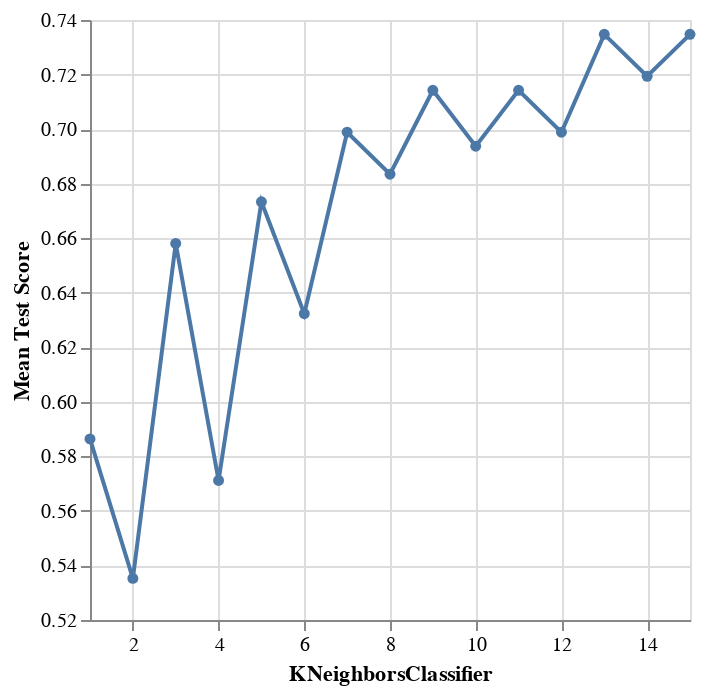

Notebook source saved alongside this figure:
### Code cell
# first focus on players_preprocessor_1, find optimal KNeighbors value through cross-validation to tune KNeighbors
# create parameter grid with range of 1-15 (inclusive) for simplicity and processing speed

param_grid={'kneighborsclassifier__n_neighbors':range(1, 16)}

#specify X and y variables for predictors vs. target for the variables within the preprocessor

X_1=players[['experience', 'played_hours']]
y=players['subscribe']

# create pipe

players_pipe_1=make_pipeline(players_preprocessor_1, knn_spec)
             
# perform standard 5-fold cross validation

knn_tune_grid_1=GridSearchCV(
        estimator=players_pipe_1,
        param_grid=param_grid,
        cv=5
    )

# fit tuned grid to X and y

knn_model_grid_1=knn_tune_grid_1.fit(X_1, y)

# find the results and store in a new dataframe 

accuracies_grid_1=pd.DataFrame(knn_model_grid_1.cv_results_)


# create a line graph (with points) to visualize results and help determine optimal KNeighbors value

accuracy_k_grid_1=alt.Chart(accuracies_grid_1).mark_line(point=True).encode(
    x=alt.X("param_kneighborsclassifier__n_neighbors").title("KNeighborsClassifier").scale(zero=False),
    y=alt.Y("mean_test_score").title("Mean Test Score").scale(zero=False)
)
accuracy_k_grid_1

### Figure 1 — Vega-Lite specification as saved in the notebook (floating-point values rounded to 4 significant figures)
{"config": {"view": {"continuousWidth": 300, "continuousHeight": 300}}, "data": {"name": "data-152c53548475a5d25a2ef253e7c51e5c"}, "mark": {"type": "line", "point": true}, "encoding": {"x": {"field": "param_kneighborsclassifier__n_neighbors", "scale": {"zero": false}, "title": "KNeighborsClassifier", "type": "quantitative"}, "y": {"field": "mean_test_score", "scale": {"zero": false}, "title": "Mean Test Score", "type": "quantitative"}}, "$schema": "https://vega.github.io/schema/vega-lite/v5.20.1.json", "datasets": {"data-152c53548475a5d25a2ef253e7c51e5c": [{"mean_fit_time": 0.003654, "std_fit_time": 0.000321, "mean_score_time": 0.004058, "std_score_time": 0.0001769, "param_kneighborsclassifier__n_neighbors": 1, "params": {"kneighborsclassifier__n_neighbors": 1}, "split0_test_score": 0.65, "split1_test_score": 0.5641, "split2_test_score": 0.5897, "split3_test_score": 0.6923, "split4_test_score": 0.4359, "mean_test_score": 0.5864, "std_test_score": 0.08766, "rank_test_score": 13}, {"mean_fit_time": 0.003402, "std_fit_time": 4.49e-05, "mean_score_time": 0.003991, "std_score_time": 2.631e-05, "param_kneighborsclassifier__n_neighbors": 2, "params": {"kneighborsclassifier__n_neighbors": 2}, "split0_test_score": 0.625, "split1_test_score": 0.4615, "split2_test_score": 0.4615, "split3_test_score": 0.7179, "split4_test_score": 0.4103, "mean_test_score": 0.5353, "std_test_score": 0.1166, "rank_test_score": 15}, {"mean_fit_time": 0.00333, "std_fit_time": 6.163e-06, "mean_score_time": 0.003968, "std_score_time": 3.071e-05, "param_kneighborsclassifier__n_neighbors": 3, "params": {"kneighborsclassifier__n_neighbors": 3}, "split0_test_score": 0.675, "split1_test_score": 0.5897, "split2_test_score": 0.6923, "split3_test_score": 0.7436, "split4_test_score": 0.5897, "mean_test_score": 0.6581, "std_test_score": 0.06018, "rank_test_score": 11}, {"mean_fit_time": 0.003364, "std_fit_time": 7.489e-05, "mean_score_time": 0.003944, "std_score_time": 1.754e-05, "param_kneighborsclassifier__n_neighbors": 4, "params": {"kneighborsclassifier__n_neighbors": 4}, "split0_test_score": 0.625, "split1_test_score": 0.4359, "split2_test_score": 0.5897, "split3_test_score": 0.7179, "split4_test_score": 0.4872, "mean_test_score": 0.5712, "std_test_score": 0.1001, "rank_test_score": 14}, {"mean_fit_time": 0.003312, "std_fit_time": 1.058e-05, "mean_score_time": 0.003938, "std_score_time": 2.047e-05, "param_kneighborsclassifier__n_neighbors": 5, "params": {"kneighborsclassifier__n_neighbors": 5}, "split0_test_score": 0.7, "split1_test_score": 0.6667, "split2_test_score": 0.6667, "split3_test_score": 0.7436, "split4_test_score": 0.5897, "mean_test_score": 0.6733, "std_test_score": 0.05044, "rank_test_score": 10}, {"mean_fit_time": 0.00333, "std_fit_time": 5.767e-05, "mean_score_time": 0.003936, "std_score_time": 2.09e-05, "param_kneighborsclassifier__n_neighbors": 6, "params": {"kneighborsclassifier__n_neighbors": 6}, "split0_test_score": 0.7, "split1_test_score": 0.5897, "split2_test_score": 0.5385, "split3_test_score": 0.7436, "split4_test_score": 0.5897, "mean_test_score": 0.6323, "std_test_score": 0.07668, "rank_test_score": 12}, {"mean_fit_time": 0.003325, "std_fit_time": 5.547e-05, "mean_score_time": 0.003936, "std_score_time": 2.686e-05, "param_kneighborsclassifier__n_neighbors": 7, "params": {"kneighborsclassifier__n_neighbors": 7}, "split0_test_score": 0.725, "split1_test_score": 0.7179, "split2_test_score": 0.7179, "split3_test_score": 0.7436, "split4_test_score": 0.5897, "mean_test_score": 0.6988, "std_test_score": 0.05535, "rank_test_score": 6}, {"mean_fit_time": 0.0033, "std_fit_time": 9.444e-06, "mean_score_time": 0.003928, "std_score_time": 1.573e-05, "param_kneighborsclassifier__n_neighbors": 8, "params": {"kneighborsclassifier__n_neighbors": 8}, "split0_test_score": 0.725, "split1_test_score": 0.6923, "split2_test_score": 0.641, "split3_test_score": 0.7436, "split4_test_score": 0.6154, "mean_test_score": 0.6835, "std_test_score": 0.04869, "rank_test_score": 9}, {"mean_fit_time": 0.003339, "std_fit_time": 6.899e-05, "mean_score_time": 0.003924, "std_score_time": 2.425e-05, "param_kneighborsclassifier__n_neighbors": 9, "params": {"kneighborsclassifier__n_neighbors": 9}, "split0_test_score": 0.725, "split1_test_score": 0.7436, "split2_test_score": 0.6667, "split3_test_score": 0.7436, "split4_test_score": 0.6923, "mean_test_score": 0.7142, "std_test_score": 0.03027, "rank_test_score": 4}, {"mean_fit_time": 0.003322, "std_fit_time": 6.539e-05, "mean_score_time": 0.003929, "std_score_time": 4.92e-05, "param_kneighborsclassifier__n_neighbors": 10, "params": {"kneighborsclassifier__n_neighbors": 10}, "split0_test_score": 0.725, "split1_test_score": 0.7436, "split2_test_score": 0.6154, "split3_test_score": 0.7436, "split4_test_score": 0.641, "mean_test_score": 0.6937, "std_test_score": 0.05453, "rank_test_score": 8}, {"mean_fit_time": 0.003286, "std_fit_time": 5.719e-06, "mean_score_time": 0.003922, "std_score_time": 1.311e-05, "param_kneighborsclassifier__n_neighbors": 11, "params": {"kneighborsclassifier__n_neighbors": 11}, "split0_test_score": 0.725, "split1_test_score": 0.7436, "split2_test_score": 0.6667, "split3_test_score": 0.7436, "split4_test_score": 0.6923, "mean_test_score": 0.7142, "std_test_score": 0.03027, "rank_test_score": 4}, {"mean_fit_time": 0.003323, "std_fit_time": 6.905e-05, "mean_score_time": 0.003943, "std_score_time": 2.422e-05, "param_kneighborsclassifier__n_neighbors": 12, "params": {"kneighborsclassifier__n_neighbors": 12}, "split0_test_score": 0.725, "split1_test_score": 0.7436, "split2_test_score": 0.6667, "split3_test_score": 0.7436, "split4_test_score": 0.6154, "mean_test_score": 0.6988, "std_test_score": 0.05038, "rank_test_score": 6}, {"mean_fit_time": 0.003295, "std_fit_time": 2.605e-05, "mean_score_time": 0.003935, "std_score_time": 1.766e-05, "param_kneighborsclassifier__n_neighbors": 13, "params": {"kneighborsclassifier__n_neighbors": 13}, "split0_test_score": 0.725, "split1_test_score": 0.7436, "split2_test_score": 0.7436, "split3_test_score": 0.7436, "split4_test_score": 0.7179, "mean_test_score": 0.7347, "std_test_score": 0.01106, "rank_test_score": 1}, {"mean_fit_time": 0.003315, "std_fit_time": 5.528e-05, "mean_score_time": 0.003939, "std_score_time": 1.984e-05, "param_kneighborsclassifier__n_neighbors": 14, "params": {"kneighborsclassifier__n_neighbors": 14}, "split0_test_score": 0.725, "split1_test_score": 0.7436, "split2_test_score": 0.7436, "split3_test_score": 0.7436, "split4_test_score": 0.641, "mean_test_score": 0.7194, "std_test_score": 0.03982, "rank_test_score": 3}, {"mean_fit_time": 0.003426, "std_fit_time": 0.0002702, "mean_score_time": 0.003971, "std_score_time": 2.235e-05, "param_kneighborsclassifier__n_neighbors": 15, "params": {"kneighborsclassifier__n_neighbors": 15}, "split0_test_score": 0.725, "split1_test_score": 0.7436, "split2_test_score": 0.7436, "split3_test_score": 0.7436, "split4_test_score": 0.7179, "mean_test_score": 0.7347, "std_test_score": 0.01106, "rank_test_score": 1}]}}
